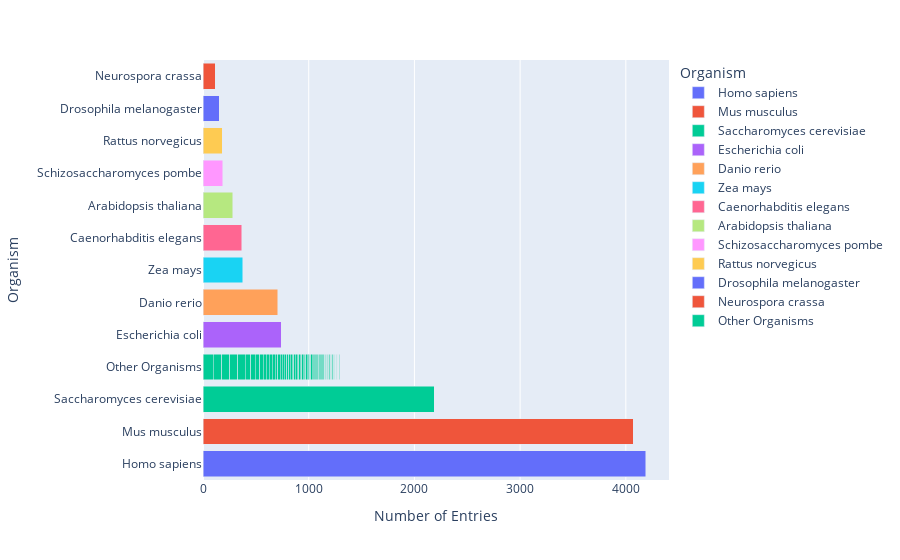

Notebook source saved alongside this figure:
### Code cell
import plotly.colors as colors

def plot_organism_metadataacked(df):
    df_organism_counts = df.groupby('ScientificName').size().reset_index(name='counts')
    df_organism_counts.sort_values('counts', ascending=False, inplace=True)
    accepted_organisms = df_organism_counts['ScientificName'].head(12).tolist()
    df_organism_counts['ScientificName_Other'] = df_organism_counts['ScientificName'].apply(lambda x: x if x in accepted_organisms else 'Other Organisms')
    
    # Create a horizontal stacked bar chart
    fig = px.bar(df_organism_counts, x='counts', y='ScientificName_Other', orientation='h', color='ScientificName_Other')

    # Customize the chart appearance
    fig.update_layout(
        xaxis_title="Number of Entries",
        yaxis_title="Organism",
        yaxis_categoryorder='total descending',  # Sort categories by count in descending order
        barmode='stack',
        legend_title_text='Organism'
    )
    
    return fig
plot_organism_metadataacked(df)

### Figure 1 — Plotly figure (JSON) as saved in the notebook; plotly's stock layout.template omitted (floating-point values rounded to 4 significant figures)
{"data": [{"alignmentgroup": "True", "hovertemplate": "ScientificName_Other=%{y}<br>counts=%{x}<extra></extra>", "legendgroup": "Homo sapiens", "marker": {"color": "#636efa", "pattern": {"shape": ""}}, "name": "Homo sapiens", "offsetgroup": "Homo sapiens", "orientation": "h", "showlegend": true, "textposition": "auto", "type": "bar", "x": [4188], "xaxis": "x", "y": ["Homo sapiens"], "yaxis": "y"}, {"alignmentgroup": "True", "hovertemplate": "ScientificName_Other=%{y}<br>counts=%{x}<extra></extra>", "legendgroup": "Mus musculus", "marker": {"color": "#EF553B", "pattern": {"shape": ""}}, "name": "Mus musculus", "offsetgroup": "Mus musculus", "orientation": "h", "showlegend": true, "textposition": "auto", "type": "bar", "x": [4071], "xaxis": "x", "y": ["Mus musculus"], "yaxis": "y"}, {"alignmentgroup": "True", "hovertemplate": "ScientificName_Other=%{y}<br>counts=%{x}<extra></extra>", "legendgroup": "Saccharomyces cerevisiae", "marker": {"color": "#00cc96", "pattern": {"shape": ""}}, "name": "Saccharomyces cerevisiae", "offsetgroup": "Saccharomyces cerevisiae", "orientation": "h", "showlegend": true, "textposition": "auto", "type": "bar", "x": [2186], "xaxis": "x", "y": ["Saccharomyces cerevisiae"], "yaxis": "y"}, {"alignmentgroup": "True", "hovertemplate": "ScientificName_Other=%{y}<br>counts=%{x}<extra></extra>", "legendgroup": "Escherichia coli", "marker": {"color": "#ab63fa", "pattern": {"shape": ""}}, "name": "Escherichia coli", "offsetgroup": "Escherichia coli", "orientation": "h", "showlegend": true, "textposition": "auto", "type": "bar", "x": [738], "xaxis": "x", "y": ["Escherichia coli"], "yaxis": "y"}, {"alignmentgroup": "True", "hovertemplate": "ScientificName_Other=%{y}<br>counts=%{x}<extra></extra>", "legendgroup": "Danio rerio", "marker": {"color": "#FFA15A", "pattern": {"shape": ""}}, "name": "Danio rerio", "offsetgroup": "Danio rerio", "orientation": "h", "showlegend": true, "textposition": "auto", "type": "bar", "x": [705], "xaxis": "x", "y": ["Danio rerio"], "yaxis": "y"}, {"alignmentgroup": "True", "hovertemplate": "ScientificName_Other=%{y}<br>counts=%{x}<extra></extra>", "legendgroup": "Zea mays", "marker": {"color": "#19d3f3", "pattern": {"shape": ""}}, "name": "Zea mays", "offsetgroup": "Zea mays", "orientation": "h", "showlegend": true, "textposition": "auto", "type": "bar", "x": [374], "xaxis": "x", "y": ["Zea mays"], "yaxis": "y"}, {"alignmentgroup": "True", "hovertemplate": "ScientificName_Other=%{y}<br>counts=%{x}<extra></extra>", "legendgroup": "Caenorhabditis elegans", "marker": {"color": "#FF6692", "pattern": {"shape": ""}}, "name": "Caenorhabditis elegans", "offsetgroup": "Caenorhabditis elegans", "orientation": "h", "showlegend": true, "textposition": "auto", "type": "bar", "x": [365], "xaxis": "x", "y": ["Caenorhabditis elegans"], "yaxis": "y"}, {"alignmentgroup": "True", "hovertemplate": "ScientificName_Other=%{y}<br>counts=%{x}<extra></extra>", "legendgroup": "Arabidopsis thaliana", "marker": {"color": "#B6E880", "pattern": {"shape": ""}}, "name": "Arabidopsis thaliana", "offsetgroup": "Arabidopsis thaliana", "orientation": "h", "showlegend": true, "textposition": "auto", "type": "bar", "x": [282], "xaxis": "x", "y": ["Arabidopsis thaliana"], "yaxis": "y"}, {"alignmentgroup": "True", "hovertemplate": "ScientificName_Other=%{y}<br>counts=%{x}<extra></extra>", "legendgroup": "Schizosaccharomyces pombe", "marker": {"color": "#FF97FF", "pattern": {"shape": ""}}, "name": "Schizosaccharomyces pombe", "offsetgroup": "Schizosaccharomyces pombe", "orientation": "h", "showlegend": true, "textposition": "auto", "type": "bar", "x": [187], "xaxis": "x", "y": ["Schizosaccharomyces pombe"], "yaxis": "y"}, {"alignmentgroup": "True", "hovertemplate": "ScientificName_Other=%{y}<br>counts=%{x}<extra></extra>", "legendgroup": "Rattus norvegicus", "marker": {"color": "#FECB52", "pattern": {"shape": ""}}, "name": "Rattus norvegicus", "offsetgroup": "Rattus norvegicus", "orientation": "h", "showlegend": true, "textposition": "auto", "type": "bar", "x": [181], "xaxis": "x", "y": ["Rattus norvegicus"], "yaxis": "y"}, {"alignmentgroup": "True", "hovertemplate": "ScientificName_Other=%{y}<br>counts=%{x}<extra></extra>", "legendgroup": "Drosophila melanogaster", "marker": {"color": "#636efa", "pattern": {"shape": ""}}, "name": "Drosophila melanogaster", "offsetgroup": "Drosophila melanogaster", "orientation": "h", "showlegend": true, "textposition": "auto", "type": "bar", "x": [156], "xaxis": "x", "y": ["Drosophila melanogaster"], "yaxis": "y"}, {"alignmentgroup": "True", "hovertemplate": "ScientificName_Other=%{y}<br>counts=%{x}<extra></extra>", "legendgroup": "Neurospora crassa", "marker": {"color": "#EF553B", "pattern": {"shape": ""}}, "name": "Neurospora crassa", "offsetgroup": "Neurospora crassa", "orientation": "h", "showlegend": true, "textposition": "auto", "type": "bar", "x": [115], "xaxis": "x", "y": ["Neurospora crassa"], "yaxis": "y"}, {"alignmentgroup": "True", "hovertemplate": "ScientificName_Other=%{y}<br>counts=%{x}<extra></extra>", "legendgroup": "Other Organisms", "marker": {"color": "#00cc96", "pattern": {"shape": ""}}, "name": "Other Organisms", "offsetgroup": "Other Organisms", "orientation": "h", "showlegend": true, "textposition": "auto", "type": "bar", "x": [97, 78, 77, 77, 72, 53, 41, 40, 33, 32, 28, 28, 27, 24, 22, 21, 20, 20, 19, 17, 16, 16, 16, 16, 16, 14, 14, 14, 12, 12, 12, 12, 12, 12, 12, 11, 10, 10, 10, 10, 10, 9, 9, 9, 9, 8, 8, 8, 7, 6, 6, 6, 6, 6, 6, 6, 6, 6, 6, 5, 5, 4, 4, 4, 4, 4, 4, 4, 4, 3, 3, 3, 3, 2, 2, 2, 2, 2, 2, 2, 1, 1, 1, 1], "xaxis": "x", "y": ["Other Organisms", "Other Organisms", "Other Organisms", "Other Organisms", "Other Organisms", "Other Organisms", "Other Organisms", "Other Organisms", "Other Organisms", "Other Organisms", "Other Organisms", "Other Organisms", "Other Organisms", "Other Organisms", "Other Organisms", "Other Organisms", "Other Organisms", "Other Organisms", "Other Organisms", "Other Organisms", "Other Organisms", "Other Organisms", "Other Organisms", "Other Organisms", "Other Organisms", "Other Organisms", "Other Organisms", "Other Organisms", "Other Organisms", "Other Organisms", "Other Organisms", "Other Organisms", "Other Organisms", "Other Organisms", "Other Organisms", "Other Organisms", "Other Organisms", "Other Organisms", "Other Organisms", "Other Organisms", "Other Organisms", "Other Organisms", "Other Organisms", "Other Organisms", "Other Organisms", "Other Organisms", "Other Organisms", "Other Organisms", "Other Organisms", "Other Organisms", "Other Organisms", "Other Organisms", "Other Organisms", "Other Organisms", "Other Organisms", "Other Organisms", "Other Organisms", "Other Organisms", "Other Organisms", "Other Organisms", "Other Organisms", "Other Organisms", "Other Organisms", "Other Organisms", "Other Organisms", "Other Organisms", "Other Organisms", "Other Organisms", "Other Organisms", "Other Organisms", "Other Organisms", "Other Organisms", "Other Organisms", "Other Organisms", "Other Organisms", "Other Organisms", "Other Organisms", "Other Organisms", "Other Organisms", "Other Organisms", "Other Organisms", "Other Organisms", "Other Organisms", "Other Organisms"], "yaxis": "y"}], "layout": {"barmode": "stack", "legend": {"title": {"text": "Organism"}, "tracegroupgap": 0}, "margin": {"t": 60}, "xaxis": {"anchor": "y", "domain": [0, 1], "title": {"text": "Number of Entries"}}, "yaxis": {"anchor": "x", "categoryarray": ["Other Organisms", "Neurospora crassa", "Drosophila melanogaster", "Rattus norvegicus", "Schizosaccharomyces pombe", "Arabidopsis thaliana", "Caenorhabditis elegans", "Zea mays", "Danio rerio", "Escherichia coli", "Saccharomyces cerevisiae", "Mus musculus", "Homo sapiens"], "categoryorder": "total descending", "domain": [0, 1], "title": {"text": "Organism"}}}}
